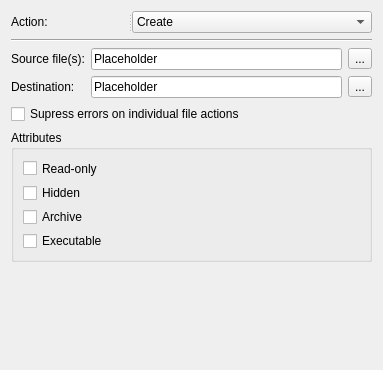
<?xml version="1.0" encoding="UTF-8"?>
<ui version="4.0">
 <class>FilesWidget</class>
 <widget class="QWidget" name="FilesWidget">
  <property name="geometry">
   <rect>
    <x>0</x>
    <y>0</y>
    <width>383</width>
    <height>370</height>
   </rect>
  </property>
  <property name="windowTitle">
   <string>Form</string>
  </property>
  <layout class="QVBoxLayout" name="verticalLayout">
   <item>
    <widget class="QSplitter" name="splitter_2">
     <property name="orientation">
      <enum>Qt::Horizontal</enum>
     </property>
     <widget class="QLabel" name="actionLabel">
      <property name="text">
       <string>Action:</string>
      </property>
      <property name="buddy">
       <cstring>actionComboBox</cstring>
      </property>
     </widget>
     <widget class="QComboBox" name="actionComboBox">
      <property name="currentText">
       <string>Create</string>
      </property>
      <item>
       <property name="text">
        <string>Create</string>
       </property>
      </item>
      <item>
       <property name="text">
        <string>Replace</string>
       </property>
      </item>
      <item>
       <property name="text">
        <string>Update</string>
       </property>
      </item>
      <item>
       <property name="text">
        <string>Delete</string>
       </property>
      </item>
     </widget>
    </widget>
   </item>
   <item>
    <widget class="Line" name="line">
     <property name="orientation">
      <enum>Qt::Horizontal</enum>
     </property>
    </widget>
   </item>
   <item>
    <layout class="QGridLayout" name="gridLayout">
     <item row="0" column="0">
      <widget class="QLabel" name="sourceLabel">
       <property name="font">
        <font>
         <pointsize>9</pointsize>
        </font>
       </property>
       <property name="text">
        <string>Source file(s):</string>
       </property>
      </widget>
     </item>
     <item row="0" column="1">
      <widget class="preferences::ShortcutLineEdit" name="sourceLineEdit">
       <property name="text">
        <string>Placeholder</string>
       </property>
      </widget>
     </item>
     <item row="0" column="2">
      <widget class="QToolButton" name="sourceToolButton">
       <property name="text">
        <string>...</string>
       </property>
      </widget>
     </item>
     <item row="1" column="0">
      <widget class="QLabel" name="destinationLabel">
       <property name="font">
        <font>
         <pointsize>9</pointsize>
        </font>
       </property>
       <property name="text">
        <string>Destination:</string>
       </property>
      </widget>
     </item>
     <item row="1" column="1">
      <widget class="preferences::ShortcutLineEdit" name="destinationLineEdit">
       <property name="text">
        <string>Placeholder</string>
       </property>
      </widget>
     </item>
     <item row="1" column="2">
      <widget class="QToolButton" name="destinationToolButton">
       <property name="text">
        <string>...</string>
       </property>
      </widget>
     </item>
    </layout>
   </item>
   <item>
    <widget class="QCheckBox" name="supressErrorsCheckBox">
     <property name="text">
      <string>Supress errors on individual file actions</string>
     </property>
    </widget>
   </item>
   <item>
    <widget class="QGroupBox" name="groupBox">
     <property name="sizePolicy">
      <sizepolicy hsizetype="Preferred" vsizetype="Preferred">
       <horstretch>0</horstretch>
       <verstretch>0</verstretch>
      </sizepolicy>
     </property>
     <property name="minimumSize">
      <size>
       <width>0</width>
       <height>105</height>
      </size>
     </property>
     <property name="font">
      <font>
       <pointsize>9</pointsize>
      </font>
     </property>
     <property name="title">
      <string>Attributes</string>
     </property>
     <layout class="QVBoxLayout" name="verticalLayout_2">
      <item>
       <widget class="QCheckBox" name="readOnly">
        <property name="text">
         <string>Read-only</string>
        </property>
       </widget>
      </item>
      <item>
       <widget class="QCheckBox" name="hidden">
        <property name="text">
         <string>Hidden</string>
        </property>
       </widget>
      </item>
      <item>
       <widget class="QCheckBox" name="archive">
        <property name="text">
         <string>Archive</string>
        </property>
       </widget>
      </item>
      <item>
       <widget class="QCheckBox" name="executable">
        <property name="text">
         <string>Executable</string>
        </property>
       </widget>
      </item>
     </layout>
    </widget>
   </item>
   <item>
    <spacer name="verticalSpacer">
     <property name="orientation">
      <enum>Qt::Vertical</enum>
     </property>
     <property name="sizeType">
      <enum>QSizePolicy::Expanding</enum>
     </property>
     <property name="sizeHint" stdset="0">
      <size>
       <width>20</width>
       <height>104</height>
      </size>
     </property>
    </spacer>
   </item>
  </layout>
 </widget>
 <customwidgets>
  <customwidget>
   <class>preferences::ShortcutLineEdit</class>
   <extends>QLineEdit</extends>
   <header>common/shortcutlineedit.h</header>
  </customwidget>
 </customwidgets>
 <resources/>
 <connections/>
</ui>
